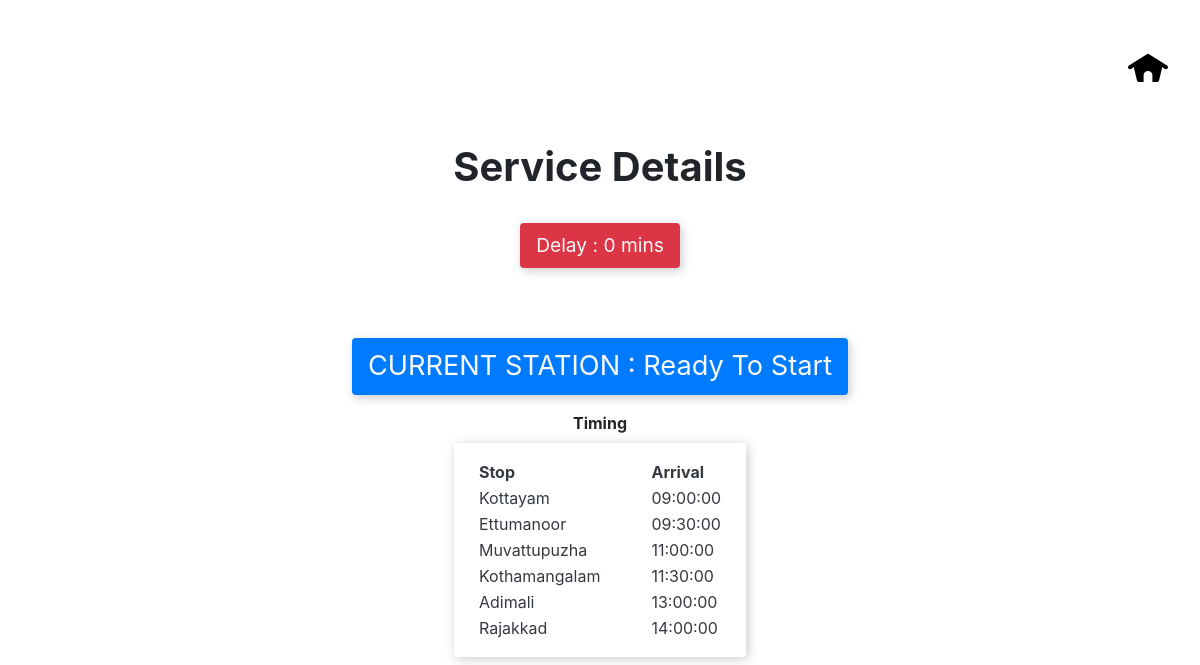
The app's page /status.php?id=102 with its own data.
### tables this page shows
CREATE TABLE `bus_services` (
  `serv_id` int(11) NOT NULL,
  `type` varchar(15) NOT NULL,
  `route_id` int(11) NOT NULL,
  `s_time` time NOT NULL,
  `e_time` time NOT NULL,
  `status` varchar(30) NOT NULL,
  `delay` int(10) NOT NULL DEFAULT 0,
  `cs_nm` varchar(15) NOT NULL DEFAULT 'Ready To Start'
);

CREATE TABLE `route_stops` (
  `route_id` int(11) NOT NULL,
  `stop_id` int(11) NOT NULL,
  `stop_order` int(11) DEFAULT NULL,
  `priority` int(11) NOT NULL,
  `time` int(11) NOT NULL
);

CREATE TABLE `bus_stops` (
  `stop_id` int(11) NOT NULL,
  `stop_name` varchar(255) NOT NULL
);

### status.php (the view, shortened to what this page needs)
<!DOCTYPE html>
<html lang="en">
<head>
    <link rel="stylesheet" href="https://cdn.jsdelivr.net/npm/bootstrap@4.0.0/dist/css/bootstrap.min.css">
</head>
<body style='min-height: 100vh;'>
<div style='display: flex; flex-direction:column; align-items: center; justify-content:center; min-height:inherit'>
<h1 class="font-weight-bold" >Service Details</h1>
<?php
$servername = "localhost";
$username = "root";
$password = "";
$dbname = "bus";
$id = $_GET['id'];
$conn = new mysqli($servername, $username, $password, $dbname);
$sql = "SELECT *  FROM bus_services where serv_id = '$id' ";
$result = $conn->query($sql);
if ($result->num_rows > 0) {
    while ($row = $result->fetch_assoc()) {
        $rtid = $row['route_id'];
        $stime = $row['s_time'];
        echo "<br> <p class='bg-danger text-light px-3 py-2 rounded ' style='margin-inline: auto; max-width:fit-content; font-size: 1.2em; box-shadow:2px 3px 10px #ccc'> Delay : ".$row['delay']." mins</p>";
        echo "<p class=' px-3  py-2 rounded text-light bg-primary  ' style='margin-inline: auto; max-width:fit-content; margin-top:2em; font-size: 1.7em; box-shadow:2px 3px 10px #ccc' > CURRENT STATION : " . $row["cs_nm"] . "</p>";
    }
} else {
    echo "No services found in the database";
}
$sql2 = "SELECT * FROM `route_stops` JOIN bus_stops on route_stops.stop_id = bus_stops.stop_id where route_stops.route_id = '$rtid' order by stop_order";
$rs2 = mysqli_query($conn,$sql2);
$time = new datetime();
list($hour, $minute, $second) = explode(':', $stime);
$time->setTime($hour, $minute, $second);
echo "<div class='font-weight-bold'>Timing</div>";
echo "<div class=' text-dark px-4 py-3 mt-2 rounded ' style='box-shadow:2px 2px 12px #ccc;'>";
echo "<table > <tr><th colspan=4 style='padding-right: 1em;'>Stop</th><th></th><th >Arrival</th></tr>";
while ($rw2 = $rs2->fetch_assoc()) {
echo  "<tr><td colspan=4 style='padding-right: 3em;'>".$rw2['stop_name']."</td>";
$tm = $rw2['time'];
$tt = "+".$tm." minutes";
 $time->modify($tt);
 echo "<td>  </td><td >". $time->format("H:i:s")."</td></tr>";
}
echo "</div>";
?>
<svg class=""style="position:absolute; top:3em; right: 2em; " width="40px" height="40px" version="1.1"
     xmlns="http://www.w3.org/2000/svg" xmlns:xlink="http://www.w3.org/1999/xlink">
     <a class="homeIcon"href="index.php">
  <image href="images/home.svg" x="0" y="0" height="40px" width="40px"/>
</a>
</svg>
</div>
</body>
</html>

### records on screen
bus_services: delay "0", cs_nm "Ready To Start"
route_stops: stop.stop_name "Kottayam", time "09:00:00"
route_stops: stop.stop_name "Ettumanoor", format "09:30:00"
route_stops: stop.stop_name "Muvattupuzha", format "11:00:00"
route_stops: stop.stop_name "Kothamangalam", format "11:30:00"
route_stops: stop.stop_name "Adimali", format "13:00:00"
route_stops: stop.stop_name "Rajakkad", format "14:00:00"
